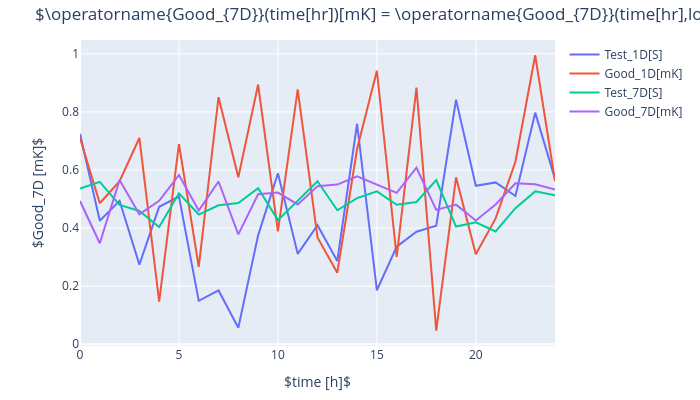

Notebook code for this chart:
### Code cell
# You can plot all functions on the same plot
# as long as the independent variable is the same

kamodo_object.plot('Test_1D', 'Good_1D', 'Test_7D', 'Good_7D', plot_partial={
    'Test_1D': {},
    'Good_1D': {},
    'Test_7D': {'lon': 0.5, 'lat': -20., 'radius': 15., 'nonsense': 11.5, 'nope': 5., 'nada': 12.},
    'Good_7D': {'lon': 0.5, 'lat': -20., 'radius': 15., 'nonsense': 11.5, 'nope': 5., 'nada': 12.}})

# The tutorial does not include the partials for Test_1D and Good_1D.
# 1D and 7D are functions of one and seven variables respectively.
# Including 1D in partial structure unifies plotting space on
# the time axis.

### Figure 1 — Plotly figure (JSON) as saved in the notebook; plotly's stock layout.template omitted (floating-point values rounded to 4 significant figures)
{"data": [{"meta": "line", "name": "Test_1D[S]", "type": "scatter", "x": [0, 1, 2, 3, 4, 5, 6, 7, 8, 9, 10, 11, 12, 13, 14, 15, 16, 17, 18, 19, 20, 21, 22, 23, 24], "y": [0.7246, 0.4252, 0.494, 0.2743, 0.4733, 0.5086, 0.1496, 0.1853, 0.05661, 0.375, 0.5889, 0.3114, 0.4098, 0.2871, 0.7593, 0.1859, 0.336, 0.3876, 0.4085, 0.842, 0.5456, 0.5573, 0.5106, 0.7975, 0.5695]}, {"meta": "line", "name": "Good_1D[mK]", "type": "scatter", "x": [0, 1, 2, 3, 4, 5, 6, 7, 8, 9, 10, 11, 12, 13, 14, 15, 16, 17, 18, 19, 20, 21, 22, 23, 24], "y": [0.7105, 0.4857, 0.5616, 0.7102, 0.1471, 0.6895, 0.2663, 0.8508, 0.5753, 0.8942, 0.3888, 0.878, 0.3678, 0.2466, 0.6724, 0.9417, 0.3009, 0.8837, 0.0467, 0.5747, 0.3101, 0.4332, 0.6286, 0.995, 0.5623]}, {"meta": "line", "name": "Test_7D[S]", "type": "scatter", "x": [0, 1, 2, 3, 4, 5, 6, 7, 8, 9, 10, 11, 12, 13, 14, 15, 16, 17, 18, 19, 20, 21, 22, 23, 24], "y": [0.5361, 0.5592, 0.4797, 0.459, 0.404, 0.5197, 0.4467, 0.4787, 0.4861, 0.537, 0.4274, 0.4939, 0.5611, 0.4614, 0.5031, 0.5264, 0.4805, 0.4898, 0.5651, 0.4054, 0.4201, 0.3882, 0.4684, 0.5264, 0.513]}, {"meta": "line", "name": "Good_7D[mK]", "type": "scatter", "x": [0, 1, 2, 3, 4, 5, 6, 7, 8, 9, 10, 11, 12, 13, 14, 15, 16, 17, 18, 19, 20, 21, 22, 23, 24], "y": [0.4932, 0.3479, 0.5652, 0.4476, 0.4938, 0.5828, 0.4603, 0.5604, 0.3782, 0.5167, 0.5224, 0.4814, 0.5445, 0.5497, 0.5783, 0.551, 0.5214, 0.6078, 0.4627, 0.4809, 0.4264, 0.4811, 0.5541, 0.5509, 0.5325]}], "layout": {"autosize": false, "height": 400, "margin": {"b": 32, "pad": 0, "r": 30, "t": 40}, "title": {"text": "$\\operatorname{Good_{7D}}(time[hr])[mK] = \\operatorname{Good_{7D}}(time[hr],lon[deg],lat[deg],radius[R_{E}],nonsense[1],nope[m],nada[hPa])[mK] = \\lambda{\\left(time,lon,lat,radius,nonsense,nope,nada \\right)}, lon = 0.5,lat = -20.0,radius = 15.0,nonsense = 11.5,nope = 5.0,nada = 12.0$"}, "width": 700, "xaxis": {"title": {"text": "$time [h]$"}}, "yaxis": {"title": {"text": "$Good_7D [mK]$"}}}}
